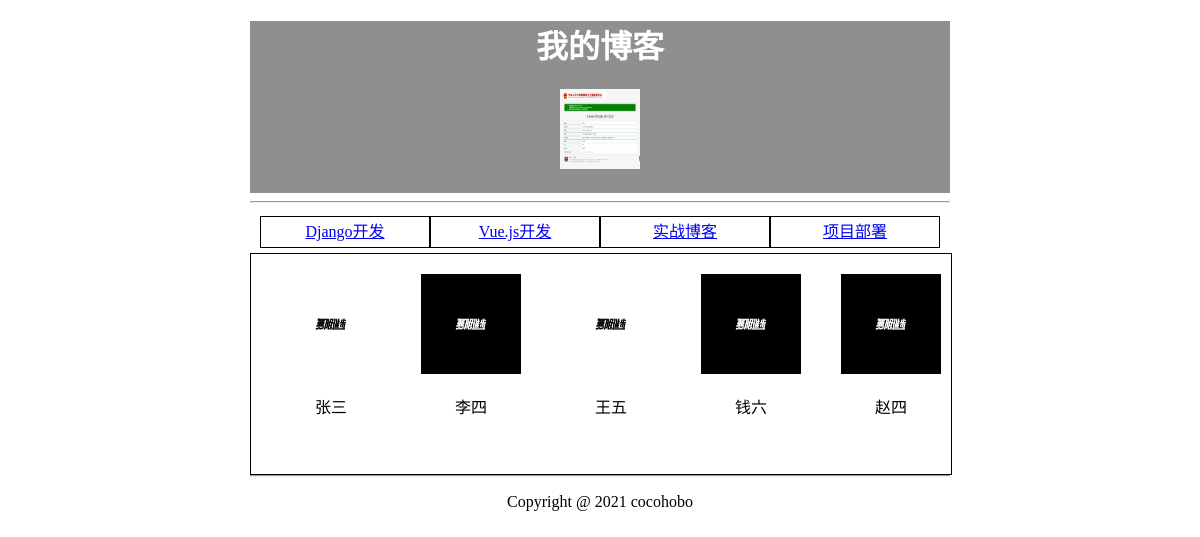
The page / on the database its author committed.
### myblog/models.py (models this page shows, shortened)
class SiteInfo(models.Model):
    title = models.CharField(null=True,blank=True,max_length=50)
    logo = models.ImageField(upload_to='logo/',null=True,blank=True)

class Classes(models.Model):
    text = models.CharField(null=True,blank=True,max_length=50)

class UserInfo(models.Model):
    nickName = models.CharField(null=True,blank=True,max_length=50)
    headImg = models.ImageField(upload_to='upload/',null=True,blank=True)
    belong = models.ForeignKey(Classes,on_delete=models.SET_NULL,related_name="userinfo_classes",null=True,blank=True)

### myblog/views.py (the view)
# urls.py: path('', views.index),
def index(request):
    classes = Classes.objects.all()
    siteinfo = SiteInfo.objects.all()[0]
    userList = UserInfo.objects.all()
    data={
        'siteinfo':siteinfo,
        'classes':classes,
        'userList':userList
    }
    return render(request,'index.html',data)

### myblog/templates/index.html (shortened to what this page needs)
<!DOCTYPE html>
<html lang="en">
<head>
    <link rel="stylesheet" href="/static/css/myStyle.css">
</head>
<body>
    <div id="home">
        <div class="head">
            <h1>{{ siteinfo.title }}</h1>
            <img src="/upload/{{ siteinfo.logo }}" alt="">
        </div>
        <hr/>
        <div class="content">
            <div class="menu">
                {% for class in classes %}
                <div class="item">
                    <a href="/classes/?id={{ class.id }}">{{ class.text }}</a>
                </div>
                {% endfor %}
            </div>
            <div class="userlist">
                {% if userList %}
                  {% for item in userList %}
                    <div class="user">
                        <img src="/upload/{{ item.headImg }}" alt="">
                        <p>{{ item.nickName }}</p>
                    </div>
                  {% endfor %}
                {% else %}
                <p>没有用户</p>
                {% endif %}
            </div>
        </div>
        <hr/>
        <div class="foot">
            <p>Copyright @ 2021 cocohobo</p>
        </div>
    </div>
</body>
</html>

### myblog/static/css/myStyle.css (style rules this page uses)
#home { width: 700px; height: auto; margin: 0 auto; text-align: center; }
#home .head { background: #00000070; padding-bottom: 20px; }
#home h1 { color: #fff; }
#home .head img { width: 80px; height: 80px; }
#home .content .menu { align-content: center; display: flex; padding: 5px 10px; }
#home .content .menu .item { width: 25%; border: 1px solid #000; height: 30px; line-height: 30px; }
#home .content .userlist { border: 1px solid #000; display: flex; height: auto; min-height: 200px; min-width: 700px; padding-top: 20px; float: left; }
#home .content .userlist .user { margin-left: 20px; float: left; width: 20%; }
#home .content .userlist .user img { width: 100px; height: 100px; }

### rows shown on the page
SiteInfo: title "我的博客", logo (picture)
Classes: text "Django开发"
Classes: text "Vue.js开发"
Classes: text "实战博客"
Classes: text "项目部署"
UserInfo: headImg (picture), nickName "张三"
UserInfo: headImg (picture), nickName "李四"
UserInfo: headImg (picture), nickName "王五"
UserInfo: headImg (picture), nickName "钱六"
UserInfo: headImg (picture), nickName "赵四"
